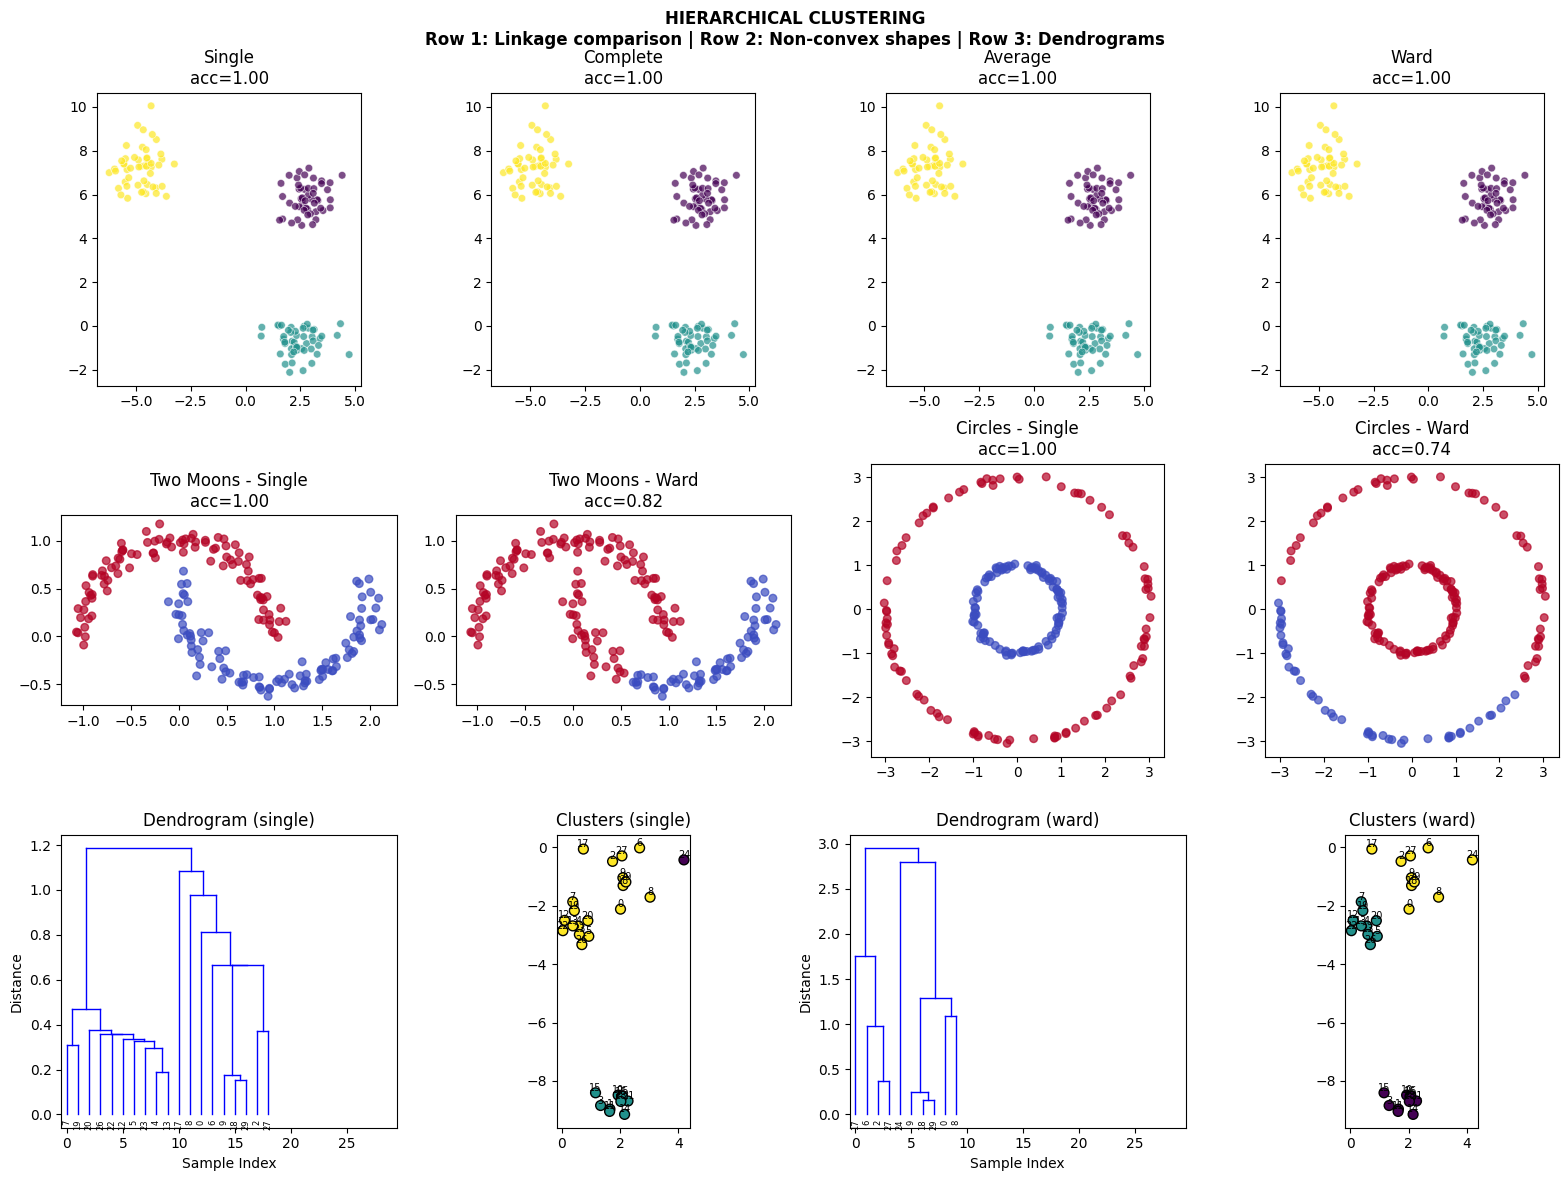

The script that saved this image:
"""
HIERARCHICAL CLUSTERING — Paradigm: DENDROGRAM (Tree of Merges)

===============================================================
WHAT IT IS (THE CORE IDEA)
===============================================================

Build a HIERARCHY of clusters, from individual points to one big cluster.

TWO APPROACHES:

AGGLOMERATIVE (Bottom-Up) — Most common:
    1. Start: each point is its own cluster
    2. Merge: combine the two "closest" clusters
    3. Repeat until one cluster remains
    4. Result: a DENDROGRAM (tree showing merge history)

DIVISIVE (Top-Down) — Less common:
    1. Start: all points in one cluster
    2. Split: divide clusters recursively
    3. Result: same dendrogram, built differently

The dendrogram lets you choose ANY number of clusters by
cutting at different heights!

===============================================================
THE KEY INSIGHT: LINKAGE CRITERIA
===============================================================

"Distance between clusters" is ambiguous for multi-point clusters.
LINKAGE defines how to measure cluster-to-cluster distance:

SINGLE LINKAGE (Minimum):
    d(A, B) = min { d(a, b) : a ∈ A, b ∈ B }
    "Distance to nearest point in other cluster"
    → Can find non-convex clusters (chaining)
    → Sensitive to noise (single point can bridge clusters)

COMPLETE LINKAGE (Maximum):
    d(A, B) = max { d(a, b) : a ∈ A, b ∈ B }
    "Distance to farthest point in other cluster"
    → Produces compact clusters
    → Sensitive to outliers

AVERAGE LINKAGE (UPGMA):
    d(A, B) = (1/|A||B|) Σ_{a,b} d(a, b)
    "Average of all pairwise distances"
    → Compromise between single and complete
    → Most commonly used

WARD'S METHOD:
    Minimize increase in total within-cluster variance
    d(A, B) = Δ variance when merging A and B
    → Produces spherical, similarly-sized clusters
    → Most similar to K-means

===============================================================
DENDROGRAM: Reading the Tree
===============================================================

    Height
       |
       |      ___________
       |     |           |
       |    _|_        __|__
       |   |   |      |     |
       |   1   2      3    _|_
       |                  |   |
       |                  4   5
       |_____________________|_________

- Y-axis: Distance at which clusters merge
- Cut horizontally → get clusters at that granularity
- Tall vertical lines = well-separated clusters
- Short vertical lines = clusters are close (uncertain split)

===============================================================
INDUCTIVE BIAS
===============================================================

1. HIERARCHY EXISTS: Assumes data has nested cluster structure
   (may not be true for all data)

2. GREEDY: Merges are permanent — can't undo a bad merge
   (unlike K-means which can reassign)

3. LINKAGE-DEPENDENT:
   - Single: elongated, non-convex OK
   - Complete/Ward: spherical, compact

4. NO CLUSTER CENTERS: Unlike K-means, no representative points
   (centroids emerge only if you compute them post-hoc)

===============================================================
TIME & SPACE COMPLEXITY
===============================================================

Naive: O(n³) time, O(n²) space (distance matrix)
Optimized: O(n² log n) time possible for some linkages

For large datasets, hierarchical clustering is expensive!
Consider: Mini-batch K-means → hierarchical on centroids

===============================================================
"""

import numpy as np
import matplotlib.pyplot as plt
from itertools import permutations
import sys
sys.path.insert(0, '/Users/sid47/ML Algorithms')
from importlib import import_module
datasets_module = import_module('00_datasets')
make_clustered = datasets_module.make_clustered
make_moons = datasets_module.make_moons
make_circles = datasets_module.make_circles


class HierarchicalClustering:
    """
    Agglomerative Hierarchical Clustering.

    Paradigm: DENDROGRAM — build a tree of cluster merges
    - No need to specify K beforehand
    - Cut dendrogram at any level to get clusters
    - Different linkages → different cluster shapes
    """

    def __init__(self, n_clusters=None, linkage='ward', distance_threshold=None):
        """
        Parameters:
        -----------
        n_clusters : int or None
            Number of clusters to find. If None, must specify distance_threshold.
        linkage : str
            'single', 'complete', 'average', or 'ward'
        distance_threshold : float or None
            Cut dendrogram at this height. If None, use n_clusters.
        """
        self.n_clusters = n_clusters
        self.linkage = linkage
        self.distance_threshold = distance_threshold

        # Attributes set after fit
        self.labels_ = None
        self.n_leaves_ = None
        self.children_ = None      # Merge history: (i, j) merged at step k
        self.distances_ = None     # Distance at each merge
        self.dendrogram_data_ = None

    def _compute_distance_matrix(self, X):
        """Compute pairwise Euclidean distance matrix."""
        n = X.shape[0]
        # ||a - b||² = ||a||² + ||b||² - 2a·b
        X_sq = np.sum(X**2, axis=1)
        D_sq = X_sq[:, np.newaxis] + X_sq[np.newaxis, :] - 2 * X @ X.T
        return np.sqrt(np.maximum(D_sq, 0))

    def _linkage_distance(self, D, cluster_i, cluster_j, sizes):
        """
        Compute linkage distance between two clusters.

        D: current distance matrix (between cluster representatives)
        cluster_i, cluster_j: cluster indices
        sizes: dict mapping cluster index to size
        """
        # For efficiency, we update distances incrementally
        # This method is called when we need fresh computation
        pass  # Implemented inline in fit() for clarity

    def fit(self, X):
        """
        Fit hierarchical clustering using agglomerative algorithm.

        Algorithm:
        1. Initialize each point as a cluster
        2. Find two closest clusters (by linkage)
        3. Merge them, record the merge
        4. Update distance matrix
        5. Repeat until one cluster or threshold reached
        """
        n_samples = X.shape[0]
        self.n_leaves_ = n_samples

        # Initialize: each point is a cluster
        # We'll track active clusters and their members
        # cluster_id → set of original point indices
        clusters = {i: {i} for i in range(n_samples)}
        active = set(range(n_samples))

        # Compute initial distance matrix
        D = self._compute_distance_matrix(X)

        # For Ward's method, we also need cluster means
        if self.linkage == 'ward':
            centroids = {i: X[i].copy() for i in range(n_samples)}

        # Storage for dendrogram
        self.children_ = []
        self.distances_ = []

        # Keep merging until done
        next_cluster_id = n_samples  # New clusters get IDs >= n_samples

        while len(active) > 1:
            # Find the two closest clusters
            min_dist = np.inf
            merge_i, merge_j = None, None

            active_list = sorted(active)
            for idx_i, i in enumerate(active_list):
                for j in active_list[idx_i + 1:]:
                    # Compute linkage distance
                    members_i = clusters[i]
                    members_j = clusters[j]

                    if self.linkage == 'single':
                        # Minimum distance between any pair
                        dist = min(D[a, b] for a in members_i for b in members_j)

                    elif self.linkage == 'complete':
                        # Maximum distance between any pair
                        dist = max(D[a, b] for a in members_i for b in members_j)

                    elif self.linkage == 'average':
                        # Average of all pairwise distances
                        total = sum(D[a, b] for a in members_i for b in members_j)
                        dist = total / (len(members_i) * len(members_j))

                    elif self.linkage == 'ward':
                        # Increase in variance from merging
                        # Ward distance = sqrt(2 * n_i * n_j / (n_i + n_j) * ||c_i - c_j||²)
                        n_i, n_j = len(members_i), len(members_j)
                        c_i, c_j = centroids[i], centroids[j]
                        dist = np.sqrt(2 * n_i * n_j / (n_i + n_j) * np.sum((c_i - c_j)**2))

                    else:
                        raise ValueError(f"Unknown linkage: {self.linkage}")

                    if dist < min_dist:
                        min_dist = dist
                        merge_i, merge_j = i, j

            # Record the merge
            self.children_.append((merge_i, merge_j))
            self.distances_.append(min_dist)

            # Create new cluster
            new_members = clusters[merge_i] | clusters[merge_j]
            clusters[next_cluster_id] = new_members

            # Update centroid for Ward
            if self.linkage == 'ward':
                n_i = len(clusters[merge_i])
                n_j = len(clusters[merge_j])
                centroids[next_cluster_id] = (n_i * centroids[merge_i] + n_j * centroids[merge_j]) / (n_i + n_j)

            # Remove old clusters, add new one
            active.remove(merge_i)
            active.remove(merge_j)
            active.add(next_cluster_id)

            next_cluster_id += 1

            # Check stopping condition
            if self.distance_threshold is not None and min_dist > self.distance_threshold:
                # Stop before this merge (don't include it)
                self.children_.pop()
                self.distances_.pop()
                active.remove(next_cluster_id - 1)
                active.add(merge_i)
                active.add(merge_j)
                break

            if self.n_clusters is not None and len(active) == self.n_clusters:
                break

        # Extract cluster labels
        self.labels_ = np.zeros(n_samples, dtype=int)
        for label, cluster_id in enumerate(active):
            for point_idx in clusters[cluster_id]:
                self.labels_[point_idx] = label

        # Store dendrogram data for visualization
        self._build_dendrogram_data(n_samples)

        return self

    def _build_dendrogram_data(self, n_samples):
        """Build data structure for dendrogram plotting."""
        # scipy-compatible format: each row is [idx1, idx2, dist, n_points]
        self.dendrogram_data_ = []

        # Track cluster sizes
        sizes = {i: 1 for i in range(n_samples)}

        for (i, j), dist in zip(self.children_, self.distances_):
            new_id = n_samples + len(self.dendrogram_data_)
            size = sizes.get(i, 1) + sizes.get(j, 1)
            sizes[new_id] = size
            self.dendrogram_data_.append([i, j, dist, size])

    def fit_predict(self, X):
        """Fit and return cluster labels."""
        self.fit(X)
        return self.labels_


def plot_dendrogram(hc, ax=None, truncate_mode=None, p=30, leaf_rotation=90,
                    leaf_font_size=8, show_labels=True):
    """
    Plot dendrogram from hierarchical clustering results.

    Simple implementation without scipy.
    """
    if ax is None:
        fig, ax = plt.subplots(figsize=(10, 6))

    if hc.dendrogram_data_ is None or len(hc.dendrogram_data_) == 0:
        ax.text(0.5, 0.5, 'No dendrogram data', ha='center', va='center')
        return ax

    n_leaves = hc.n_leaves_
    data = np.array(hc.dendrogram_data_)

    # Compute leaf positions (x-coordinate for each original point)
    # We'll place leaves based on merge order
    leaf_positions = {}

    # Start with leaves at positions 0, 1, 2, ...
    # We need to figure out leaf order from the merges

    # Simple approach: place leaves in order, clusters at mean of their leaves
    def get_x_position(node_id, positions):
        if node_id < n_leaves:
            if node_id not in positions:
                positions[node_id] = len([k for k in positions if k < n_leaves])
            return positions[node_id]
        else:
            # Internal node: get children
            merge_idx = node_id - n_leaves
            if merge_idx >= len(data):
                return 0
            left, right = int(data[merge_idx, 0]), int(data[merge_idx, 1])
            left_x = get_x_position(left, positions)
            right_x = get_x_position(right, positions)
            return (left_x + right_x) / 2

    # Build positions
    positions = {}
    for i in range(n_leaves):
        positions[i] = i

    # Reorder based on dendrogram structure for better visualization
    def get_leaves(node_id):
        if node_id < n_leaves:
            return [node_id]
        merge_idx = node_id - n_leaves
        if merge_idx >= len(data):
            return []
        left, right = int(data[merge_idx, 0]), int(data[merge_idx, 1])
        return get_leaves(left) + get_leaves(right)

    # Get leaf order from root
    if len(data) > 0:
        root_id = n_leaves + len(data) - 1
        leaf_order = get_leaves(root_id)
        positions = {leaf: i for i, leaf in enumerate(leaf_order)}

    # Draw the dendrogram
    def draw_node(node_id, positions, ax):
        if node_id < n_leaves:
            # Leaf node
            x = positions.get(node_id, node_id)
            return x, 0

        merge_idx = node_id - n_leaves
        if merge_idx >= len(data):
            return 0, 0

        left, right = int(data[merge_idx, 0]), int(data[merge_idx, 1])
        height = data[merge_idx, 2]

        # Recursively draw children
        left_x, left_y = draw_node(left, positions, ax)
        right_x, right_y = draw_node(right, positions, ax)

        # Draw horizontal line connecting children
        ax.plot([left_x, left_x], [left_y, height], 'b-', linewidth=1)
        ax.plot([right_x, right_x], [right_y, height], 'b-', linewidth=1)
        ax.plot([left_x, right_x], [height, height], 'b-', linewidth=1)

        return (left_x + right_x) / 2, height

    if len(data) > 0:
        root_id = n_leaves + len(data) - 1
        draw_node(root_id, positions, ax)

    # Draw leaf labels
    if show_labels and n_leaves <= 50:
        for leaf, x in positions.items():
            ax.text(x, -0.02 * max(data[:, 2]), str(leaf),
                   ha='center', va='top', fontsize=leaf_font_size, rotation=leaf_rotation)

    ax.set_ylabel('Distance')
    ax.set_xlabel('Sample Index')
    ax.set_xlim(-0.5, n_leaves - 0.5)

    return ax


def clustering_accuracy(y_true, y_pred, n_clusters):
    """Compute clustering accuracy with optimal label permutation."""
    best_acc = 0
    for perm in permutations(range(n_clusters)):
        y_mapped = np.array([perm[y] if y < len(perm) else -1 for y in y_pred])
        acc = np.mean(y_mapped == y_true)
        best_acc = max(best_acc, acc)
    return best_acc


def silhouette_score(X, labels):
    """Compute silhouette score."""
    n_samples = X.shape[0]
    unique_labels = np.unique(labels)
    n_clusters = len(unique_labels)

    if n_clusters == 1 or n_clusters == n_samples:
        return 0.0

    silhouettes = np.zeros(n_samples)

    for i in range(n_samples):
        same_cluster = labels == labels[i]
        same_cluster[i] = False
        if np.sum(same_cluster) > 0:
            a = np.mean(np.sqrt(np.sum((X[same_cluster] - X[i])**2, axis=1)))
        else:
            a = 0

        b = np.inf
        for k in unique_labels:
            if k != labels[i]:
                other_cluster = labels == k
                if np.sum(other_cluster) > 0:
                    mean_dist = np.mean(np.sqrt(np.sum((X[other_cluster] - X[i])**2, axis=1)))
                    b = min(b, mean_dist)

        if b == np.inf:
            b = 0

        silhouettes[i] = (b - a) / max(a, b) if max(a, b) > 0 else 0

    return np.mean(silhouettes)


# ============================================================
# ABLATION EXPERIMENTS
# ============================================================

def ablation_experiments():
    print("\n" + "="*60)
    print("ABLATION EXPERIMENTS")
    print("="*60)

    np.random.seed(42)
    X, y_true = make_clustered(n_samples=300, n_clusters=4)

    # -------- Experiment 1: Linkage Methods --------
    print("\n1. EFFECT OF LINKAGE METHOD")
    print("-" * 40)
    print("Same data, different linkage → different clusters:")

    for linkage in ['single', 'complete', 'average', 'ward']:
        hc = HierarchicalClustering(n_clusters=4, linkage=linkage)
        hc.fit(X)
        acc = clustering_accuracy(y_true, hc.labels_, 4)
        sil = silhouette_score(X, hc.labels_)
        print(f"  {linkage:<10}  accuracy={acc:.3f}  silhouette={sil:.3f}")
    print("-> Ward typically best for spherical clusters (like K-means)")
    print("-> Single can find elongated clusters but prone to chaining")

    # -------- Experiment 2: Linkage on Non-Convex Shapes --------
    print("\n2. LINKAGE ON NON-CONVEX SHAPES")
    print("-" * 40)

    X_moons, y_moons = make_moons(n_samples=200, noise=0.1)

    for linkage in ['single', 'complete', 'average', 'ward']:
        hc = HierarchicalClustering(n_clusters=2, linkage=linkage)
        hc.fit(X_moons)
        acc = clustering_accuracy(y_moons, hc.labels_, 2)
        print(f"  Moons + {linkage:<10}  accuracy={acc:.3f}")
    print("-> Single linkage can find non-convex shapes!")
    print("-> Complete/Ward fail (assume convex clusters)")

    # -------- Experiment 3: Number of Clusters --------
    print("\n3. EFFECT OF NUMBER OF CLUSTERS")
    print("-" * 40)
    print("Cutting dendrogram at different levels:")

    for n_clusters in [2, 3, 4, 5, 6]:
        hc = HierarchicalClustering(n_clusters=n_clusters, linkage='ward')
        hc.fit(X)
        sil = silhouette_score(X, hc.labels_)
        print(f"  K={n_clusters}  silhouette={sil:.3f}")
    print("-> Same dendrogram, different cuts → different K")
    print("-> No need to recompute! (advantage over K-means)")

    # -------- Experiment 4: Distance Threshold vs N_Clusters --------
    print("\n4. DISTANCE THRESHOLD STOPPING")
    print("-" * 40)

    hc = HierarchicalClustering(n_clusters=4, linkage='ward')
    hc.fit(X)

    if len(hc.distances_) > 0:
        print("Merge distances in dendrogram:")
        for i, d in enumerate(hc.distances_[-10:]):  # Last 10 merges
            print(f"  Merge {len(hc.distances_)-10+i+1}: distance={d:.3f}")

        # Use a threshold
        threshold = np.median(hc.distances_)
        hc_thresh = HierarchicalClustering(distance_threshold=threshold, linkage='ward')
        hc_thresh.fit(X)
        n_found = len(np.unique(hc_thresh.labels_))
        print(f"\nThreshold={threshold:.2f} → {n_found} clusters found")
    print("-> Can stop based on distance instead of K")

    # -------- Experiment 5: Sensitivity to Outliers --------
    print("\n5. SENSITIVITY TO OUTLIERS")
    print("-" * 40)

    # Add outliers
    X_outliers = np.vstack([X, [[10, 10], [10, -10], [-10, 10]]])
    y_outliers = np.concatenate([y_true, [4, 4, 4]])  # Outlier class

    for linkage in ['single', 'complete', 'ward']:
        hc = HierarchicalClustering(n_clusters=4, linkage=linkage)
        hc.fit(X_outliers)
        # Check if outliers are in their own cluster or absorbed
        outlier_labels = hc.labels_[-3:]
        unique_outlier = len(np.unique(outlier_labels))
        print(f"  {linkage:<10}  outlier labels: {outlier_labels}  (unique={unique_outlier})")
    print("-> Single: outliers may be chained to main clusters")
    print("-> Complete: outliers more likely separate")


def visualize_hierarchical():
    """Visualize hierarchical clustering."""
    print("\n" + "="*60)
    print("HIERARCHICAL CLUSTERING VISUALIZATION")
    print("="*60)

    np.random.seed(42)

    fig = plt.figure(figsize=(16, 12))

    # Row 1: Different linkages on same data
    X, y_true = make_clustered(n_samples=150, n_clusters=3)

    linkages = ['single', 'complete', 'average', 'ward']
    for i, linkage in enumerate(linkages):
        ax = fig.add_subplot(3, 4, i+1)

        hc = HierarchicalClustering(n_clusters=3, linkage=linkage)
        hc.fit(X)

        scatter = ax.scatter(X[:, 0], X[:, 1], c=hc.labels_, cmap='viridis',
                           alpha=0.7, s=30, edgecolors='white', linewidth=0.5)

        acc = clustering_accuracy(y_true, hc.labels_, 3)
        ax.set_title(f'{linkage.capitalize()}\nacc={acc:.2f}')
        ax.set_aspect('equal')

    # Row 2: Non-convex shapes (where single linkage shines)
    datasets = [
        ("Two Moons", make_moons(n_samples=200, noise=0.08)),
        ("Circles", make_circles(n_samples=200, noise=0.04)),
    ]

    for i, (name, (X_data, y_data)) in enumerate(datasets):
        # Single linkage
        ax = fig.add_subplot(3, 4, 5 + i*2)
        hc_single = HierarchicalClustering(n_clusters=2, linkage='single')
        hc_single.fit(X_data)
        ax.scatter(X_data[:, 0], X_data[:, 1], c=hc_single.labels_,
                  cmap='coolwarm', alpha=0.7, s=30)
        acc = clustering_accuracy(y_data, hc_single.labels_, 2)
        ax.set_title(f'{name} - Single\nacc={acc:.2f}')
        ax.set_aspect('equal')

        # Ward linkage
        ax = fig.add_subplot(3, 4, 6 + i*2)
        hc_ward = HierarchicalClustering(n_clusters=2, linkage='ward')
        hc_ward.fit(X_data)
        ax.scatter(X_data[:, 0], X_data[:, 1], c=hc_ward.labels_,
                  cmap='coolwarm', alpha=0.7, s=30)
        acc = clustering_accuracy(y_data, hc_ward.labels_, 2)
        ax.set_title(f'{name} - Ward\nacc={acc:.2f}')
        ax.set_aspect('equal')

    # Row 3: Dendrograms
    X_small, _ = make_clustered(n_samples=30, n_clusters=3)

    for i, linkage in enumerate(['single', 'ward']):
        ax = fig.add_subplot(3, 4, 9 + i*2)

        hc = HierarchicalClustering(n_clusters=3, linkage=linkage)
        hc.fit(X_small)

        plot_dendrogram(hc, ax=ax, show_labels=True, leaf_font_size=6)
        ax.set_title(f'Dendrogram ({linkage})')

        # Show clustering result
        ax = fig.add_subplot(3, 4, 10 + i*2)
        ax.scatter(X_small[:, 0], X_small[:, 1], c=hc.labels_,
                  cmap='viridis', s=50, edgecolors='black')
        for idx in range(len(X_small)):
            ax.annotate(str(idx), (X_small[idx, 0], X_small[idx, 1]),
                       fontsize=7, ha='center', va='bottom')
        ax.set_title(f'Clusters ({linkage})')
        ax.set_aspect('equal')

    plt.suptitle('HIERARCHICAL CLUSTERING\n'
                 'Row 1: Linkage comparison | Row 2: Non-convex shapes | Row 3: Dendrograms',
                 fontsize=12, fontweight='bold')
    plt.tight_layout()
    return fig


def visualize_dendrogram_cuts():
    """Visualize how cutting the dendrogram gives different numbers of clusters."""
    print("\n" + "="*60)
    print("DENDROGRAM CUTTING VISUALIZATION")
    print("="*60)

    np.random.seed(42)
    X, y_true = make_clustered(n_samples=100, n_clusters=4)

    fig = plt.figure(figsize=(16, 6))

    # Build full dendrogram once
    hc_full = HierarchicalClustering(n_clusters=1, linkage='ward')
    hc_full.fit(X)

    # Plot dendrogram with cut lines
    ax1 = fig.add_subplot(1, 4, 1)
    plot_dendrogram(hc_full, ax=ax1, show_labels=False)

    # Draw horizontal cut lines at different heights
    if len(hc_full.distances_) > 0:
        cuts = [hc_full.distances_[-1] * 0.3,  # Many clusters
                hc_full.distances_[-1] * 0.5,  # Medium
                hc_full.distances_[-1] * 0.7]  # Few clusters
        colors = ['green', 'orange', 'red']

        for cut, color in zip(cuts, colors):
            ax1.axhline(y=cut, color=color, linestyle='--', linewidth=2, alpha=0.7)

    ax1.set_title('Dendrogram with Cut Lines')

    # Show different clusterings
    for i, n_clusters in enumerate([6, 4, 2]):
        ax = fig.add_subplot(1, 4, i+2)

        hc = HierarchicalClustering(n_clusters=n_clusters, linkage='ward')
        hc.fit(X)

        scatter = ax.scatter(X[:, 0], X[:, 1], c=hc.labels_, cmap='tab10',
                           alpha=0.7, s=40, edgecolors='white', linewidth=0.5)
        ax.set_title(f'Cut at K={n_clusters}')
        ax.set_aspect('equal')

    plt.suptitle('CUTTING THE DENDROGRAM AT DIFFERENT HEIGHTS\n'
                 'Same hierarchy, different granularity — no recomputation needed!',
                 fontsize=12, fontweight='bold')
    plt.tight_layout()
    return fig


def benchmark_hierarchical():
    """Benchmark hierarchical clustering."""
    print("\n" + "="*60)
    print("BENCHMARK: Hierarchical Clustering")
    print("="*60)

    results = {}

    # Test on spherical clusters
    for n_clusters in [3, 4, 5]:
        X, y_true = make_clustered(n_samples=300, n_clusters=n_clusters, random_state=42)

        for linkage in ['ward', 'average']:
            hc = HierarchicalClustering(n_clusters=n_clusters, linkage=linkage)
            hc.fit(X)

            acc = clustering_accuracy(y_true, hc.labels_, n_clusters)
            sil = silhouette_score(X, hc.labels_)

            key = f'clustered_K{n_clusters}_{linkage}'
            results[key] = {'accuracy': acc, 'silhouette': sil}
            print(f"{key}: acc={acc:.3f}, sil={sil:.3f}")

    # Test on non-convex shapes
    X_moons, y_moons = make_moons(n_samples=200, noise=0.1)

    for linkage in ['single', 'ward']:
        hc = HierarchicalClustering(n_clusters=2, linkage=linkage)
        hc.fit(X_moons)
        acc = clustering_accuracy(y_moons, hc.labels_, 2)
        print(f"Moons ({linkage}): acc={acc:.3f}")

    return results


if __name__ == '__main__':
    print("="*60)
    print("HIERARCHICAL CLUSTERING — Paradigm: DENDROGRAM")
    print("="*60)

    print("""
WHAT THIS MODEL IS:
    Build a TREE of cluster merges from individual points to one big cluster.

    Agglomerative (bottom-up):
    1. Each point starts as its own cluster
    2. Repeatedly merge the two closest clusters
    3. Result: DENDROGRAM showing merge history

THE KEY INSIGHT (Linkage):
    "Distance between clusters" depends on LINKAGE:
    - Single:   min distance (can find non-convex, but chains)
    - Complete: max distance (compact clusters)
    - Average:  mean distance (compromise)
    - Ward:     minimize variance increase (spherical, like K-means)

THE DENDROGRAM:
    Cut horizontally → get K clusters at that granularity
    One hierarchy → any K without recomputing!

INDUCTIVE BIAS:
    - Hierarchy exists (nested cluster structure)
    - Greedy (merges are permanent)
    - Linkage determines cluster shape expectations

COMPLEXITY:
    O(n²) space (distance matrix)
    O(n³) time naive, O(n² log n) optimized
    """)

    ablation_experiments()
    results = benchmark_hierarchical()

    print("\nGenerating visualizations...")

    fig1 = visualize_hierarchical()
    save_path1 = '/Users/sid47/ML Algorithms/56_hierarchical.png'
    fig1.savefig(save_path1, dpi=100, bbox_inches='tight')
    print(f"Saved: {save_path1}")
    plt.close(fig1)

    fig2 = visualize_dendrogram_cuts()
    save_path2 = '/Users/sid47/ML Algorithms/56_hierarchical_dendrogram.png'
    fig2.savefig(save_path2, dpi=100, bbox_inches='tight')
    print(f"Saved: {save_path2}")
    plt.close(fig2)

    print("\n" + "="*60)
    print("SUMMARY: What Hierarchical Clustering Reveals")
    print("="*60)
    print("""
1. DENDROGRAM captures full hierarchy — cut at any level for K clusters
2. LINKAGE is crucial:
   - Ward → spherical (best for most cases)
   - Single → non-convex (but sensitive to noise)
3. NO K REQUIRED beforehand — explore different granularities
4. GREEDY — cannot undo bad merges
5. EXPENSIVE — O(n²) space, O(n³) time for large data

WHEN TO USE:
    - Don't know K beforehand
    - Want to explore cluster hierarchy
    - Data has nested structure
    - Small-medium datasets (< 10K points)

WHEN TO AVOID:
    - Large datasets (use K-means or mini-batch)
    - Need fast updates (hierarchical is batch-only)
    - Spherical clusters with known K (K-means is faster)

NEXT: DBSCAN — density-based clustering, finds arbitrary shapes, auto K
    """)
